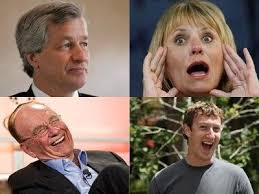
#> input picture filter-yellow/output-images/100.png, 259 x 194 px; its folder holds only this picture in this run
$ python colour-filter.py
#> lines starting #> are read from the running program, lines starting #| are printed output that depends on the picture
import PIL
from PIL import Image
import glob
import numpy as np
import cv2
import os

img_array = []
count = 0

for img in glob.glob('/Work/MyProjects/Python/filter-yellow/output-images/*.png'):

    # TO DO - make same name like the original image by the saving with filter
    temp = cv2.imread(img)
#> temp is the input picture: shape (194, 259, 3); mean B, G, R 97.6, 109.6, 129

    r, g, b = np.array(temp).T
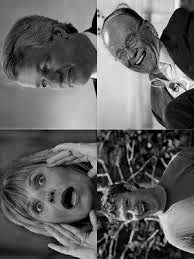
#> r: shape (259, 194); min 0, max 254, mean 97.6
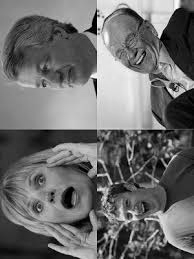
#> g: shape (259, 194); min 0, max 253, mean 109.6
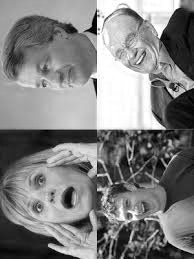
#> b: shape (259, 194); min 0, max 255, mean 129

    a = np.zeros_like(g)
    a[g < 100] = 255

    g = np.zeros_like(g)
    g[g < 100] = 0

    b = np.zeros_like(b)
    b[b < 100] = 0

    r = np.zeros_like(r)
    r[r < 100] = 255

    g = (b + r) * 60

    temp = Image.fromarray(np.dstack([item.T for item in (r, g, b, a)]))
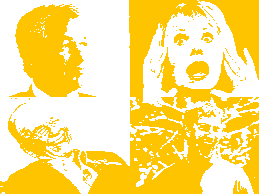
#> temp: PIL image 259x194 RGBA; mean R, G, B, A 255, 196, 0, 121.4; transparent parts drawn white
    img_array.append(temp)
    temp.save("example%s.png" % count)

    print('DONE')
    count += 1

print('FINISHED')

$ run again, on filter-yellow/output-images/112.png
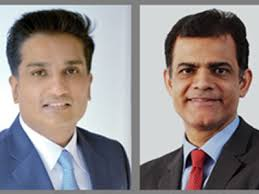
#> input picture filter-yellow/output-images/112.png, 259 x 194 px
#> temp is the input picture: shape (194, 259, 3); mean B, G, R 136.7, 137, 145.1
#> `r, g, b = np.array(temp).T`:
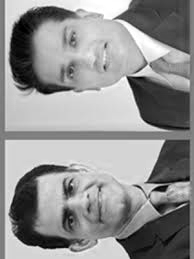
#> b: shape (259, 194); min 0, max 255, mean 145.1
#> `temp = Image.fromarray(np.dstack([item.T for item in (r, g, b, a)]))`:
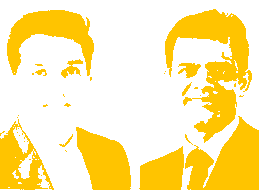
#> temp: PIL image 259x194 RGBA; mean R, G, B, A 255, 196, 0, 85.6; transparent parts drawn white

$ run again, on filter-yellow/output-images/115.png
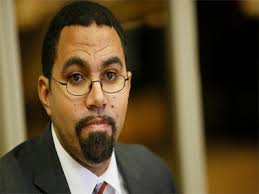
#> input picture filter-yellow/output-images/115.png, 259 x 194 px
#> temp is the input picture: shape (194, 259, 3); mean B, G, R 47, 74, 90.2
#> `r, g, b = np.array(temp).T`:
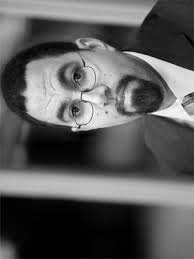
#> b: shape (259, 194); min 0, max 255, mean 90.2
#> `temp = Image.fromarray(np.dstack([item.T for item in (r, g, b, a)]))`:
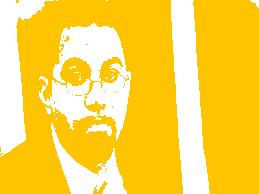
#> temp: PIL image 259x194 RGBA; mean R, G, B, A 255, 196, 0, 176.4; transparent parts drawn white

$ run again, on filter-yellow/output-images/104.png
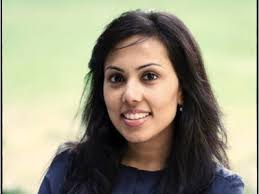
#> input picture filter-yellow/output-images/104.png, 259 x 194 px
#> temp is the input picture: shape (194, 259, 3); mean B, G, R 128.8, 151.6, 154.3
#> `temp = Image.fromarray(np.dstack([item.T for item in (r, g, b, a)]))`:
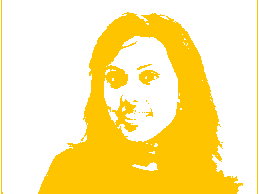
#> temp: PIL image 259x194 RGBA; mean R, G, B, A 255, 196, 0, 93.3; transparent parts drawn white
